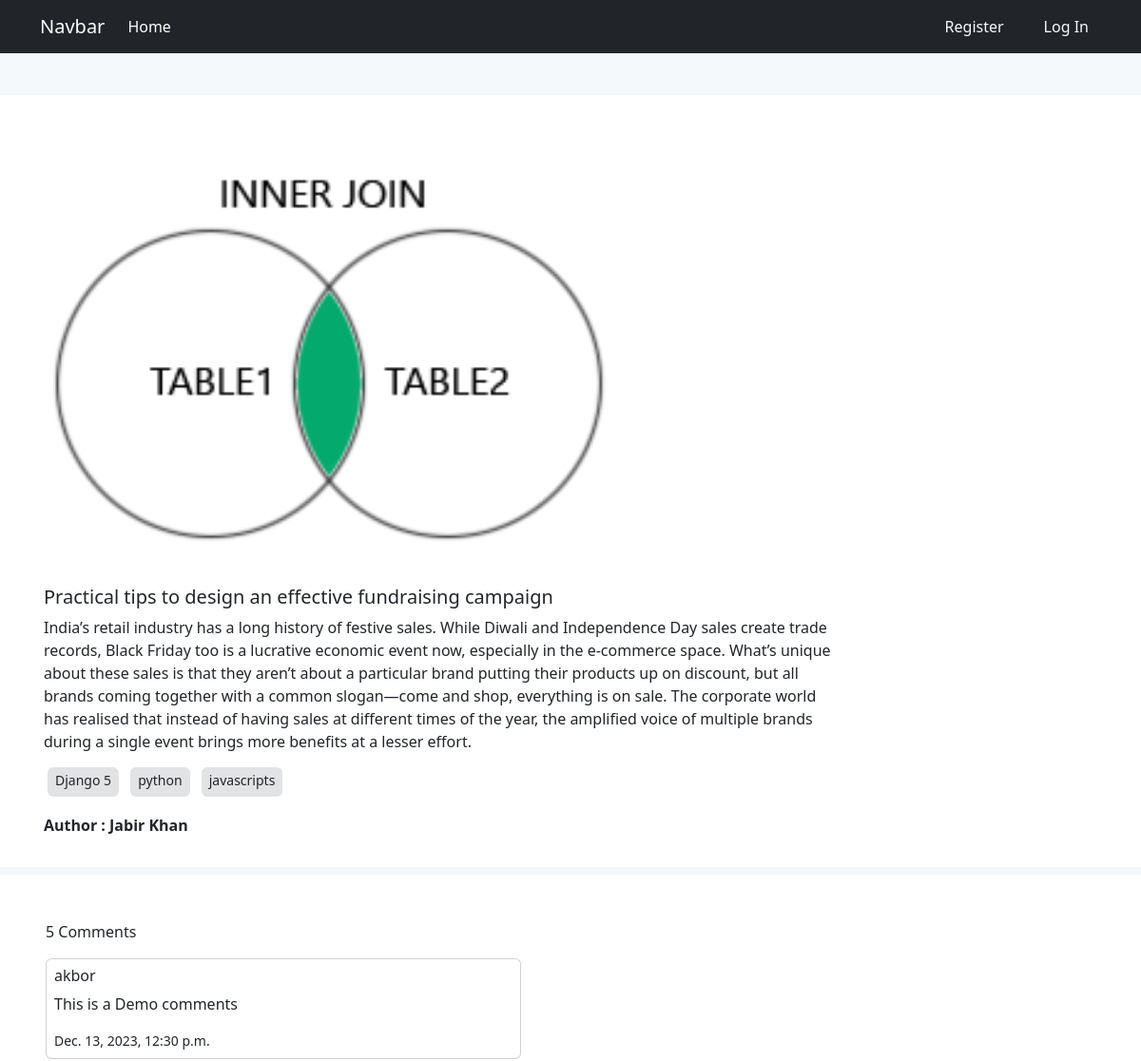
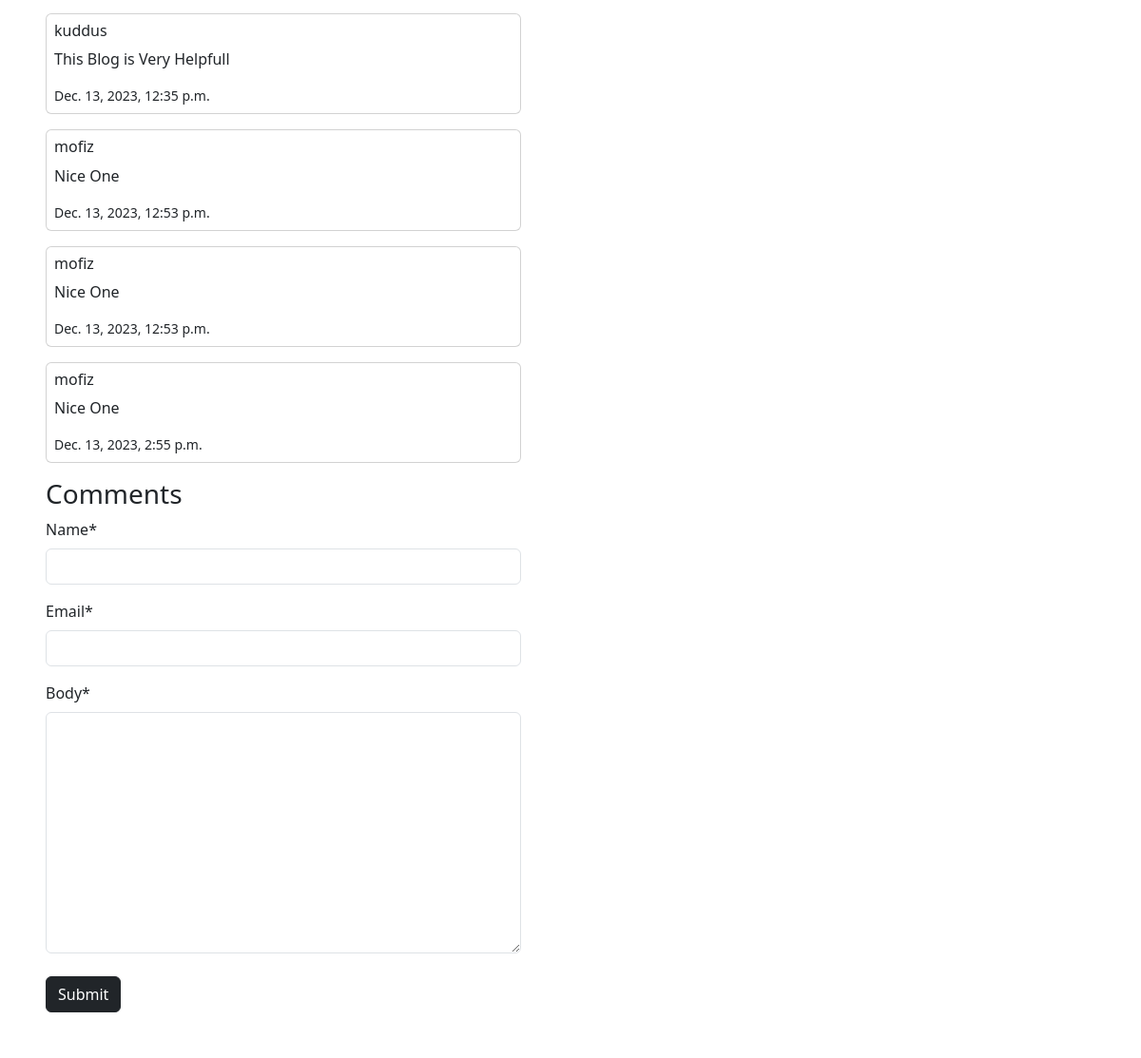
The app's page /post/details/1/ with its own data (2 pictures, top to bottom).
### posts/models.py (models this page shows, shortened)
class Post(models.Model) :
    title = models.CharField(max_length=100)
    content = models.TextField()
    category = models.ManyToManyField(Category)
    author = models.ForeignKey(User, on_delete=models.CASCADE)
    image = models.ImageField(upload_to='posts/media/uploads/', blank=True, null=True)

class Comment(models.Model) :
    post = models.ForeignKey(Post, on_delete=models.CASCADE, related_name='comments')
    name = models.CharField(max_length=100)
    email = models.EmailField()
    body = models.TextField()
    create_on = models.DateTimeField(auto_now_add=True)

### category/models.py (models this page shows, shortened)
class Category(models.Model) :
    name = models.CharField(max_length=100)
    slug = models.SlugField(max_length=100, unique=True, null=True, blank=True)

### posts/views.py (the view, shortened to what this page needs)
# urls.py: path('details/<int:id>/', DetailsPostView.as_view(), name='details_post'),
class DetailsPostView(DetailView) :
    model = Post
    pk_url_kwarg = 'id'
    template_name = 'posts/details_post.html'
    def get_context_data(self, **kwargs):
        context = super().get_context_data(**kwargs)
        post = self.object
        comments = post.comments.all()
        comment_form = CommentForm()
        context['comments'] = comments
        context['comment_form'] = comment_form
        return context

### posts/forms.py
class CommentForm(forms.ModelForm) :
    class Meta :
        model = Comment
        fields = ['name', 'email', 'body']

### posts/templates/posts/details_post.html (shortened to what this page needs)
{% extends "base.html" %}
{% block content %}
{% load crispy_forms_tags %}
    <div class="card border-0 rounded-0">
      <div class="card-body container">
        <div class="w-75">
          <div>
            <img style="width:600px; height:500px; object-fit: contain;" src="{{post.image.url}}" alt="Blog Image">
          </div>
          <div>
            <h5 class="card-title">{{post.title}}</h5>
            <p class="card-text">{{post.content }}</p>
          </div>
        </div>
        <div class="my-3">
            {% for category in post.category.all %}
            <small class="bg-secondary-subtle m-1 rounded px-2 pt-1 pb-2">{{category.name}}</small>
            {% endfor %}
        </div>
        <p class="mt-4 fw-semibold">Author : {{post.author.first_name}} {{post.author.last_name}}</p>
      </div>
    </div>
    <div class="card rounded-0 border-0 mt-2 p-5">
      <div style="max-width: 500px;">
        <div>
          <p>{{ comments | length }} Comments</p>
          {% for comment in comments %}
            <div class="card p-2 mb-3">
              <h6>{{ comment.name }}</h6>
              <p>{{ comment.body }}</p>
              <small>{{comment.create_on}}</small>
            </div>
          {% endfor %}
        </div>
          <div>
            <h3>Comments</h3>
            <form method="post">
              {{comment_form | crispy }}
              <button type="submit" class="btn btn-dark mt-2">Submit</button>
            </form>
          </div>
      </div>
    </div>
{% endblock content %}

### records on screen
Post: image (picture), title "Practical tips to design an effective fundraising campaign", content "India’s retail industry has a long history of festive sales. While Diwali and Independence Day sales create trade records, Black Friday too is a lucrative economic event now, especially in the e-commerce space. What’s unique about these sales is that they aren’t about a particular brand putting their products up on discount, but all brands coming together with a common slogan—come and shop, everything is on sale. The corporate world has realised that instead of having sales at different times of the year, the amplified voice of multiple brands during a single event brings more benefits at a lesser effort.", author.first_name "Jabir", author.last_name "Khan"
Category: name "Django 5"
Category: name "python"
Category: name "javascripts"
Comment: name "akbor", body "This is a Demo comments", create_on "Dec. 13, 2023, 12:30 p.m."
Comment: name "kuddus", body "This Blog is Very Helpfull", create_on "Dec. 13, 2023, 12:35 p.m."
Comment: name "mofiz", body "Nice One", create_on "Dec. 13, 2023, 12:53 p.m."
Comment: name "mofiz", body "Nice One", create_on "Dec. 13, 2023, 12:53 p.m."
Comment: name "mofiz", body "Nice One", create_on "Dec. 13, 2023, 2:55 p.m."

### other values on screen
{{ comments | length }} "5"
